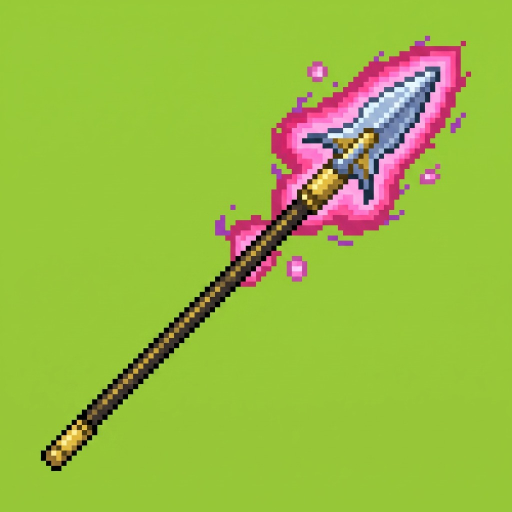
#> input picture temp_weapons/media__1786858341118.jpg, 1024 x 1024 px (shown at 1/2 size)
$ python generate_weapons_textures.py
#> lines starting #> are read from the running program, lines starting #| are printed output that depends on the picture; after the words box and inside, x2 and y2 are one past the last pixel; in counts of white or black regions, pixels touching at a corner belong together
import cv2
import numpy as np
from PIL import Image

def remove_bg_floodfill(input_path, output_path, is_checkerboard=False):
#> called with input_path = 'temp_weapons/media__1786858341118.jpg', is_checkerboard = False
    img = cv2.imread(input_path, cv2.IMREAD_UNCHANGED)
#> img is the input picture: shape (1024, 1024, 3); mean B, G, R 65.2, 186.5, 153.3
    if img.shape[2] == 3:
        img = cv2.cvtColor(img, cv2.COLOR_BGR2BGRA)
#> img: shape (1024, 1024, 4)

    gray = cv2.cvtColor(img, cv2.COLOR_BGRA2GRAY)
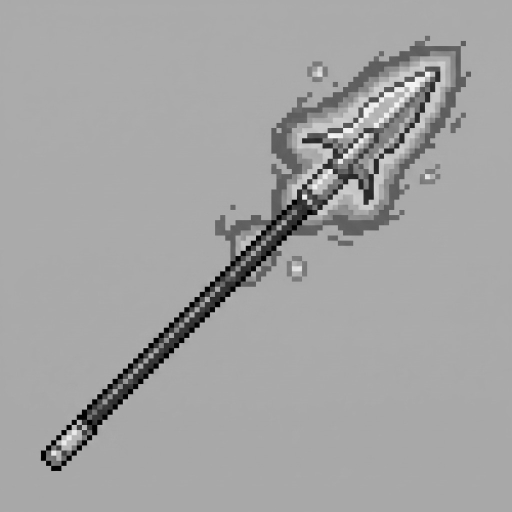
#> gray: shape (1024, 1024) (shown at 1/2 size); min 0, max 251, mean 162.8

    if is_checkerboard:
        # Checkered background is very noisy, so let's use a standard threshold to extract the sword
        # The background is light gray/white checkered.
        _, dark_mask = cv2.threshold(gray, 180, 255, cv2.THRESH_BINARY_INV)
        # Morphological Close
        kernel = np.ones((3,3), np.uint8)
        dark_mask = cv2.morphologyEx(dark_mask, cv2.MORPH_CLOSE, kernel)
        dark_mask = cv2.dilate(dark_mask, kernel, iterations=1)
    else:
        # Solid green background, we can just use color thresholding!
        # Background is roughly [B=40-60, G=190-230, R=140-170]
        hsv = cv2.cvtColor(img[:,:,:3], cv2.COLOR_BGR2HSV)
#> hsv: shape (1024, 1024, 3); mean H, S, V 49.4, 177.7, 196.6
        # Green hue is roughly 35-85
        lower_green = np.array([35, 50, 50])
        upper_green = np.array([85, 255, 255])
        green_mask = cv2.inRange(hsv, lower_green, upper_green)
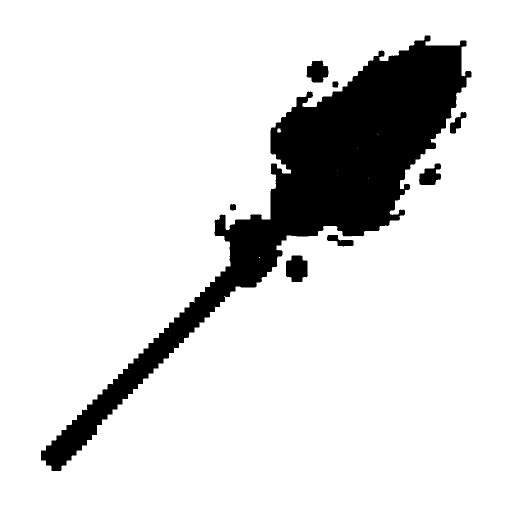
#> green_mask: shape (1024, 1024) (shown at 1/2 size); 86.6% white; 8 black regions, largest, box (x1, y1, x2, y2) and area: (82, 71, 943, 942) 134156, (572, 511, 616, 564) 1854, (613, 121, 657, 165) 1425

        # Invert to get the object mask
        dark_mask = cv2.bitwise_not(green_mask)
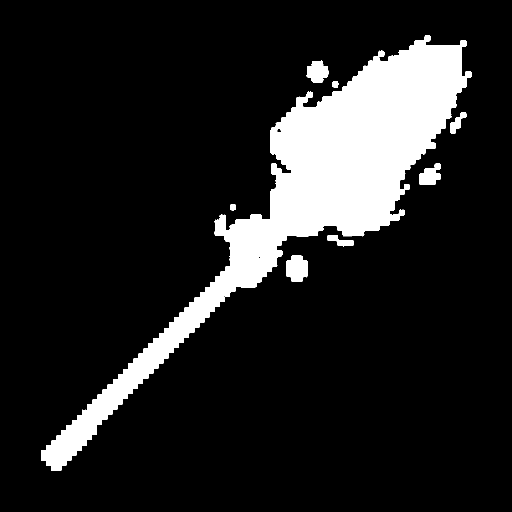
#> dark_mask: shape (1024, 1024) (shown at 1/2 size); 13.4% white; 8 white regions, largest, box (x1, y1, x2, y2) and area: (82, 71, 943, 942) 134156, (572, 511, 616, 564) 1854, (613, 121, 657, 165) 1425

    h, w = img.shape[:2]
#> h = 1024; w = 1024

    # If using floodfill from corners
    ff_mask = np.zeros((h+2, w+2), np.uint8)
    ff_mask[1:h+1, 1:w+1] = dark_mask
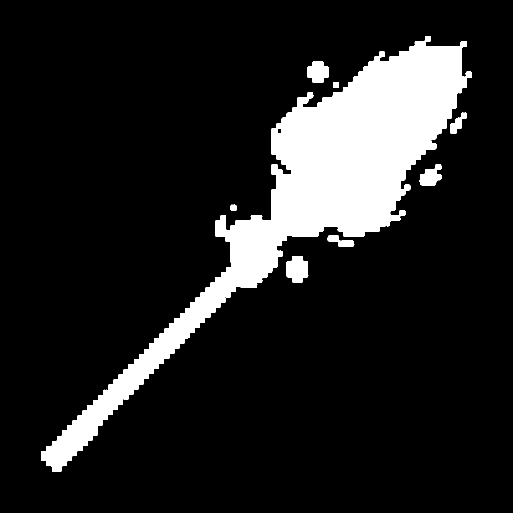
#> ff_mask: shape (1026, 1026) (shown at 1/2 size); 13.3% white; 8 white regions, largest, box (x1, y1, x2, y2) and area: (83, 72, 944, 943) 134156, (573, 512, 617, 565) 1854, (614, 122, 658, 166) 1425

    ff_img = gray.copy()
    corners = [(0,0), (w-1,0), (0,h-1), (w-1,h-1)]
    for pt in corners:
        cv2.floodFill(ff_img, ff_mask, pt, 0, loDiff=255, upDiff=255, flags=4 | (255 << 8) | cv2.FLOODFILL_MASK_ONLY)

    bg_mask = ff_mask[1:h+1, 1:w+1]
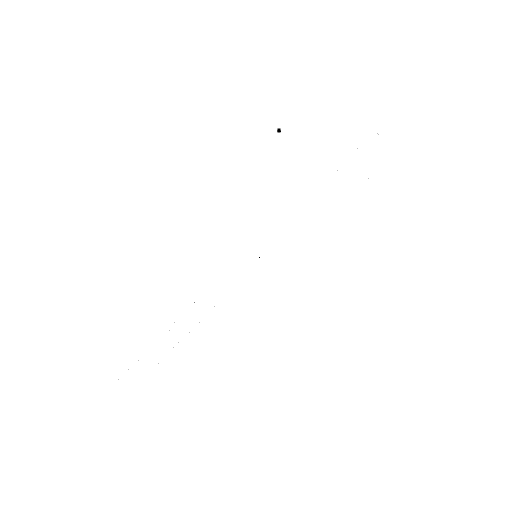
#> bg_mask: shape (1024, 1024) (shown at 1/2 size); 100% white; 19 black regions (18 under 20 px), largest, box (x1, y1, x2, y2) and area: (554, 257, 562, 265) 53

    if is_checkerboard:
        img[(bg_mask == 255) & (gray > 150)] = (0, 0, 0, 0)
    else:
        img[bg_mask == 255] = (0, 0, 0, 0)

    pil_img = Image.fromarray(cv2.cvtColor(img, cv2.COLOR_BGRA2RGBA))

    bbox = pil_img.getbbox()
#> bbox = (236, 257, 758, 759)
    if bbox:
        pil_img = pil_img.crop(bbox)
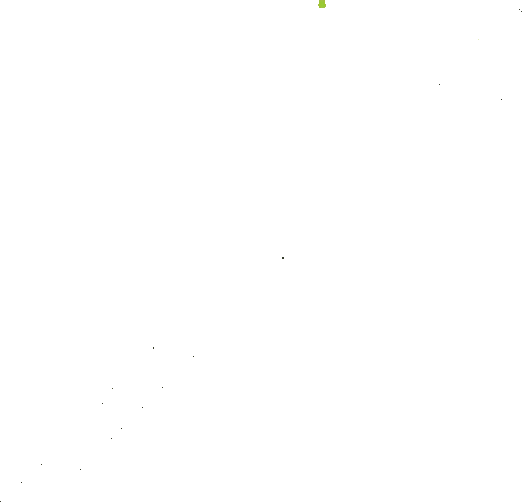
#> pil_img: PIL image 522x502 RGBA; mean R, G, B, A 0, 0, 0, 0.1; transparent parts drawn white

    width, height = pil_img.size
#> width = 522; height = 502
    max_dim = max(width, height)
#> max_dim = 522
    square_img = Image.new("RGBA", (max_dim, max_dim), (255, 255, 255, 0))
    x_offset = (max_dim - width) // 2
#> x_offset = 0
    y_offset = (max_dim - height) // 2
#> y_offset = 10
    square_img.paste(pil_img, (x_offset, y_offset))
    pil_img = square_img

    pil_img = pil_img.resize((16, 16), Image.Resampling.NEAREST)
#> pil_img: PIL image 16x16 RGBA; every value is 0
    pil_img.save(output_path, "PNG")

if __name__ == "__main__":
    tasks = [
        ("temp_weapons/media__1786858341118.jpg", r"src\main\resources\assets\dragonblockarcanedba\textures\item\evil_spear.png", False),
        ("temp_weapons/media__1786858341146.jpg", r"src\main\resources\assets\dragonblockarcanedba\textures\item\brave_sword.png", False),
        ("temp_weapons/media__1786858341163.jpg", r"src\main\resources\assets\dragonblockarcanedba\textures\item\katana.png", True),
        ("temp_weapons/media__1786858359223.jpg", r"src\main\resources\assets\dragonblockarcanedba\textures\item\blaster_ammo.png", False),
    ]

    for in_p, out_p, is_check in tasks:
        try:
            remove_bg_floodfill(in_p, out_p, is_check)
            print(f"Processed {out_p}")
        except Exception as e:
            print(f"Failed {in_p}: {e}")
#> pass 2 of the loop `for in_p, out_p, is_check in tasks:`:
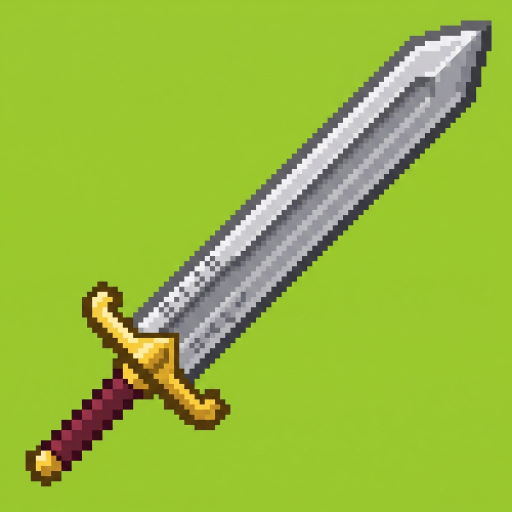
#> input picture temp_weapons/media__1786858341146.jpg, 1024 x 1024 px (shown at 1/2 size)
#> in remove_bg_floodfill, img is the input picture: shape (1024, 1024, 3); mean B, G, R 61.2, 186.5, 151.7
#> hsv: shape (1024, 1024, 3); mean H, S, V 51.8, 169.3, 189.4
#> in remove_bg_floodfill (call 2), `green_mask = cv2.inRange(hsv, lower_green, upper_green)`:
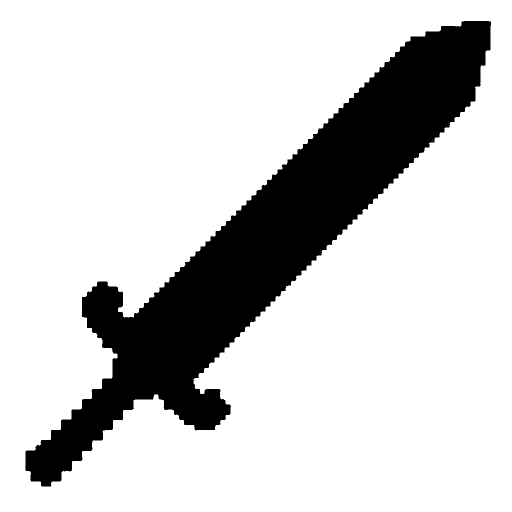
#> green_mask: shape (1024, 1024) (shown at 1/2 size); 80.6% white; 1 black region, box (x1, y1, x2, y2) and area: (50, 42, 982, 973) 203868
#> ff_mask: shape (1026, 1026); 19.4% white; 1 white region, box (x1, y1, x2, y2) and area: (51, 43, 983, 974) 203868
#> bg_mask: shape (1024, 1024); 100% white; black in thin lines or dots, all inside (x1, y1, x2, y2) = (865, 281, 866, 282)
#> bbox = (865, 281, 866, 282)
#> in remove_bg_floodfill (call 2), `pil_img = pil_img.resize((16, 16), Image.Resampling.NEAREST)`:
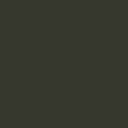
#> pil_img: PIL image 16x16 RGBA (shown 8 times larger); mean R, G, B, A 54, 56, 45, 255
#> pass 3 of the loop `for in_p, out_p, is_check in tasks:`:
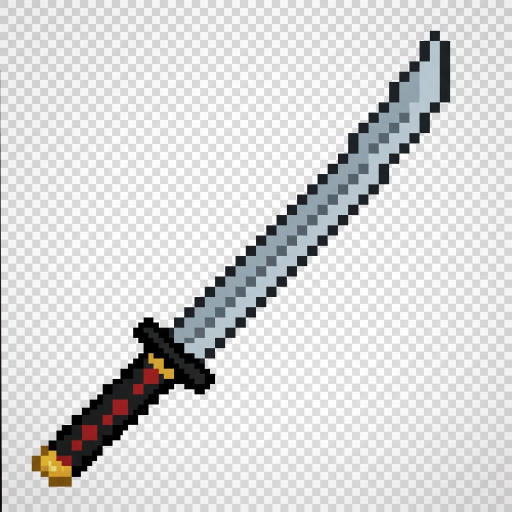
#> input picture temp_weapons/media__1786858341163.jpg, 1024 x 1024 px (shown at 1/2 size)
#> in remove_bg_floodfill, img is the input picture: shape (1024, 1024, 3); mean B, G, R 215.1, 214.9, 214.8
#> in remove_bg_floodfill (call 3), `_, dark_mask = cv2.threshold(gray, 180, 255, cv2.THRESH_BINARY_INV)`:
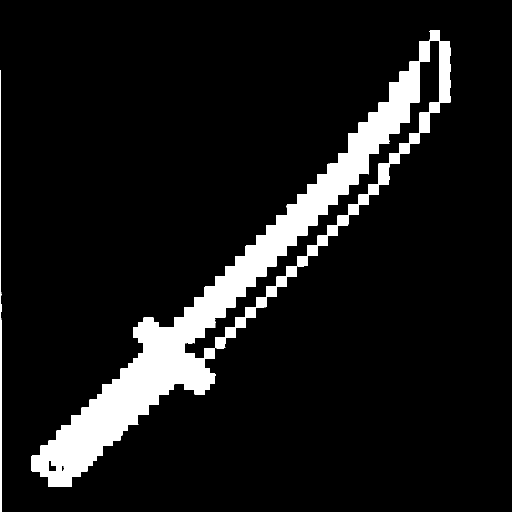
#> dark_mask: shape (1024, 1024) (shown at 1/2 size); 9.4% white; 2 white regions, box (x1, y1, x2, y2) and area: (63, 61, 901, 974) 96317, (0, 140, 4, 1024) 2117
#> ff_mask: shape (1026, 1026); 10% white; 2 white regions, box (x1, y1, x2, y2) and area: (63, 61, 903, 976) 102456, (1, 140, 6, 1025) 3021
#> bg_mask: shape (1024, 1024); 98% white; 3 black regions (1 under 20 px), largest, box (x1, y1, x2, y2) and area: (370, 83, 878, 715) 21194, (98, 923, 112, 942) 161
#> bbox = (0, 61, 900, 1024)
#> in remove_bg_floodfill (call 3), `pil_img = pil_img.resize((16, 16), Image.Resampling.NEAREST)`:
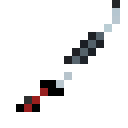
#> pil_img: PIL image 16x16 RGBA (shown 8 times larger); mean R, G, B, A 39.7, 38.9, 39.4, 26.9; transparent parts drawn white
#> the loop made 4 passes; the first 3 are shown
